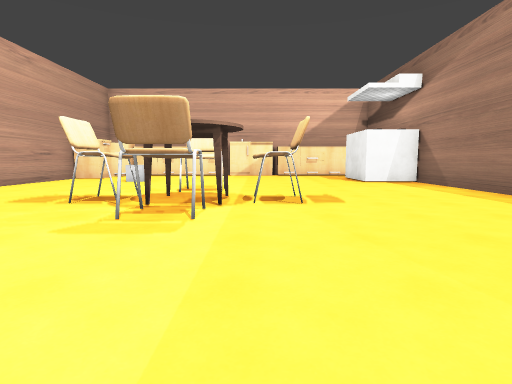
View 1 (above)

24 first-person views from a walk through a 3-D level made in the Unity game engine. The camera is 1.3 m above the floor, tilts 6° down and sees 80° across. The floor is counted in squares, 2 m on a side. Each view is taken from the middle of a square. On the plan, view 1 faces up. The plan holds only what a view shows up to about 10 squares ahead; the rest is blank. The place goes on beyond the plan. The player is left out. Some surface patterns are stand-ins.

View 2
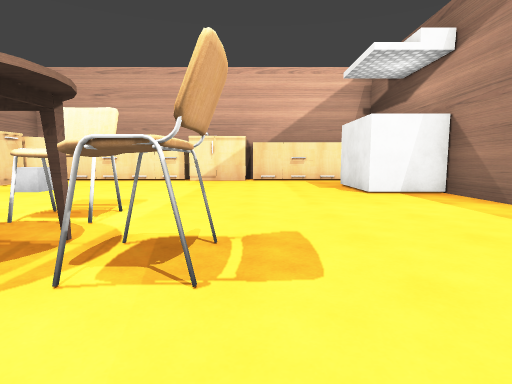

View 3
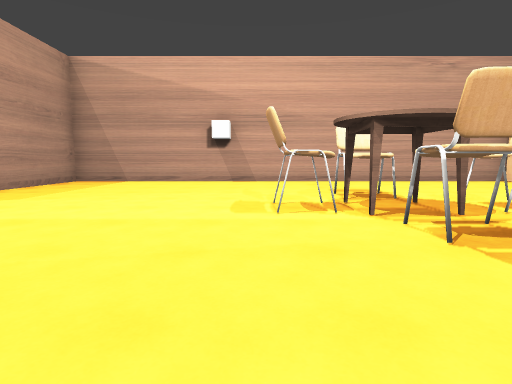

View 4
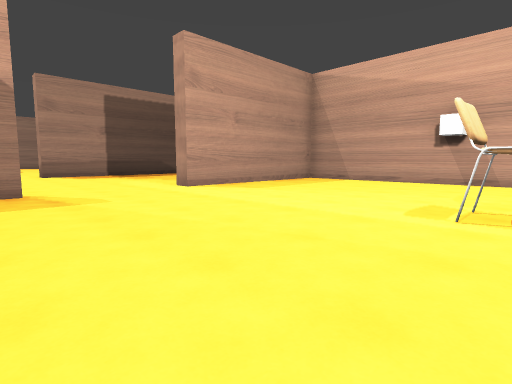

View 5
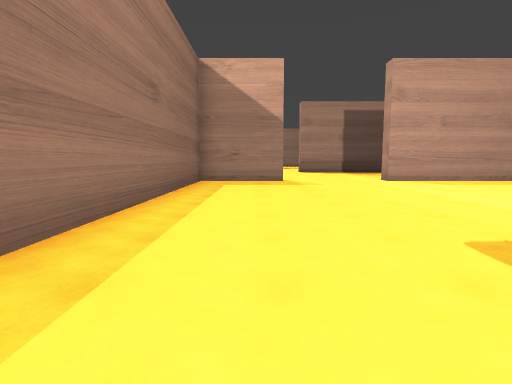

View 6
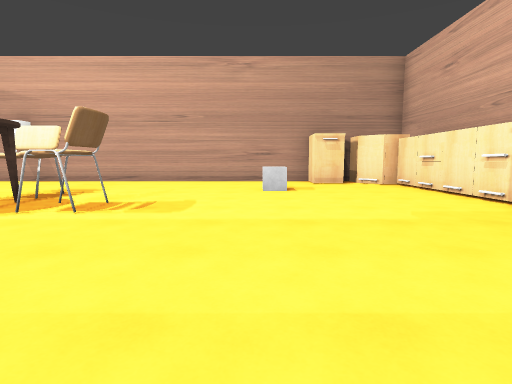

View 7
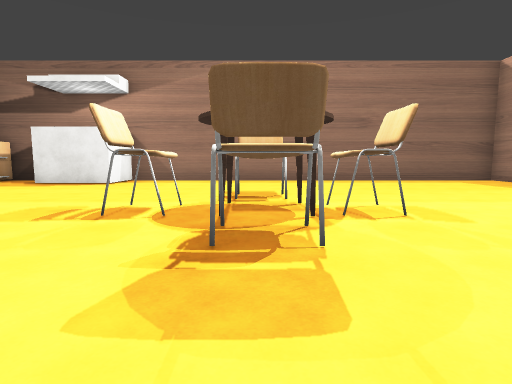

View 8
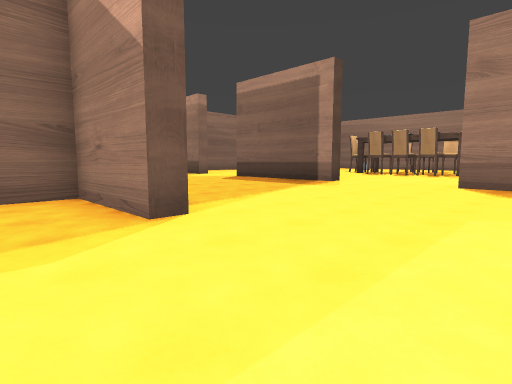

View 9
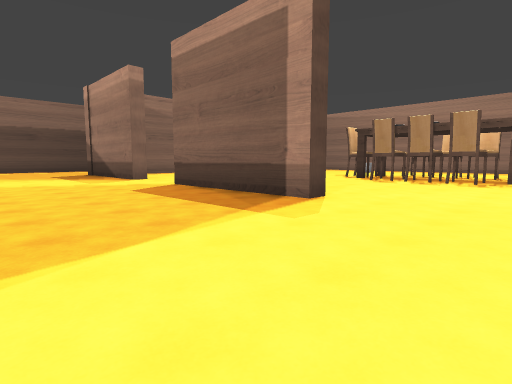

View 10
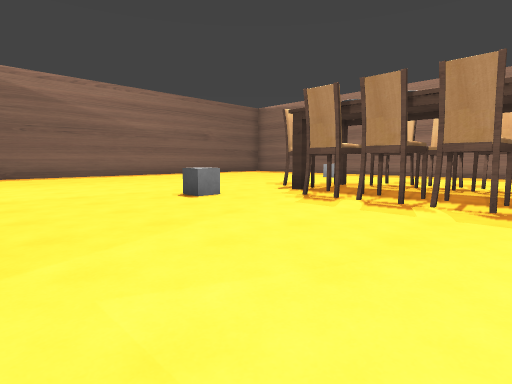

View 11
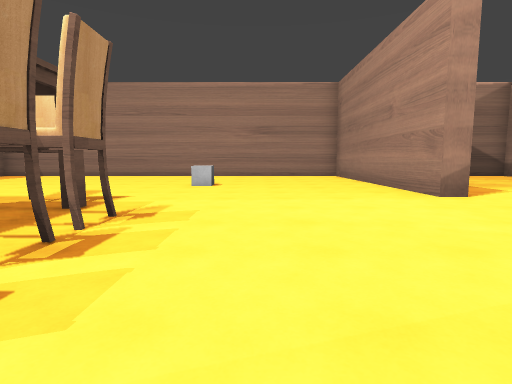

View 12
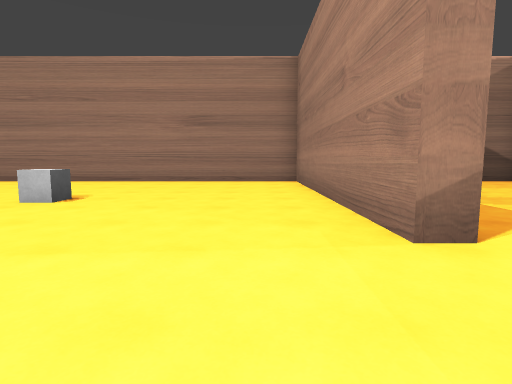

View 13
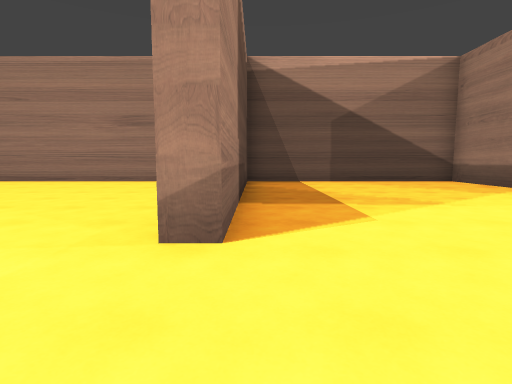

View 14
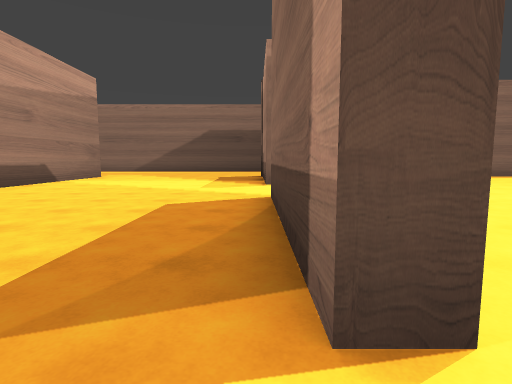

View 15
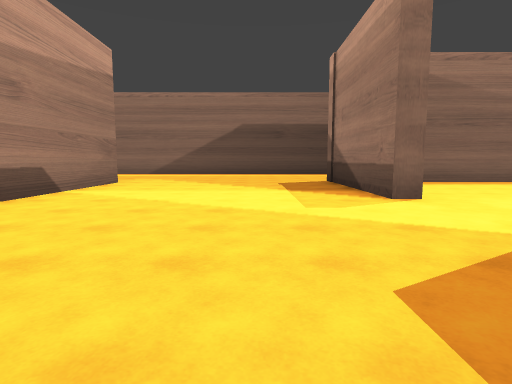

View 16
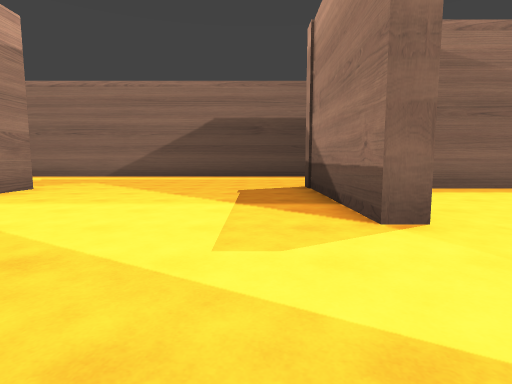

View 17
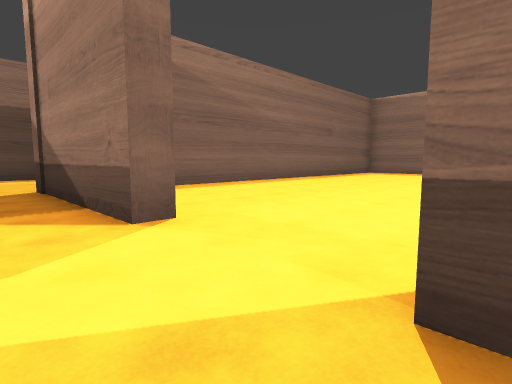

View 18
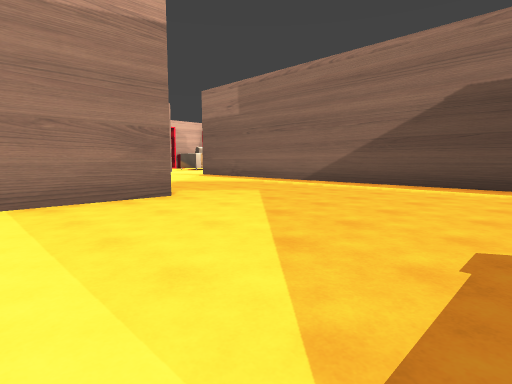

View 19
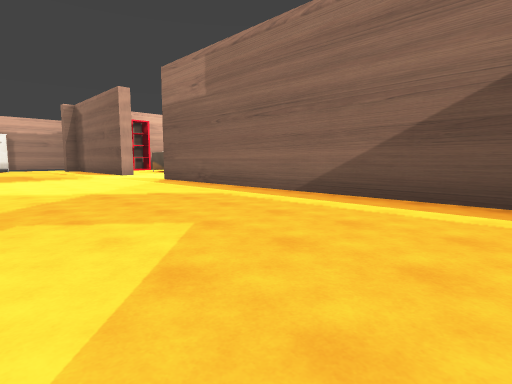

View 20
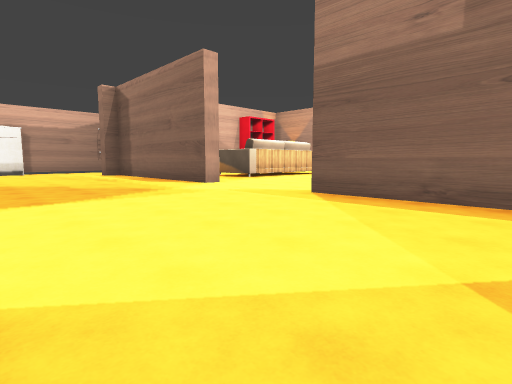

View 21
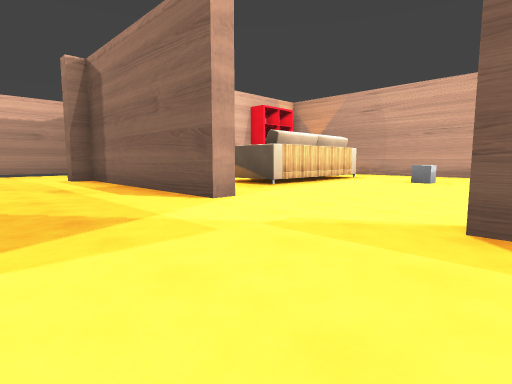

View 22
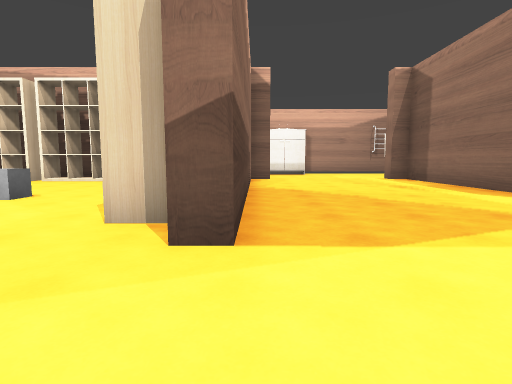

View 23
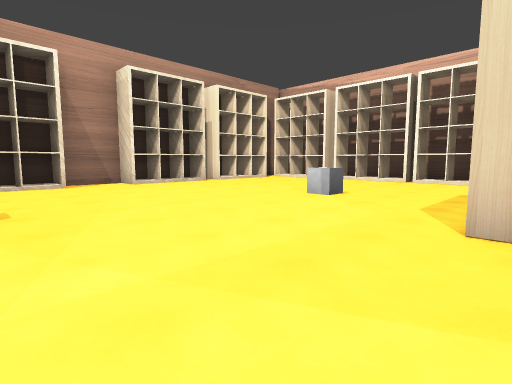

View 24
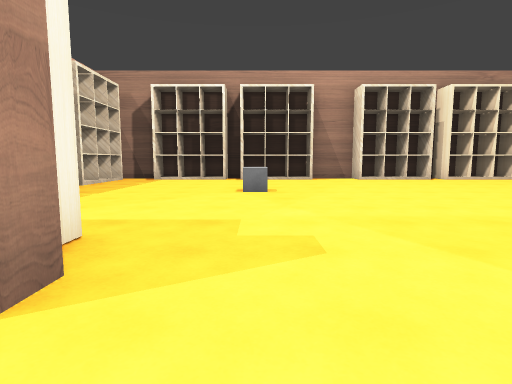

### Floor plan
Points are (right, up) in squares from view 1. A wall is a line through its corners. A room is listed if a view was taken in it or the views show most of it. See-through windows are left out.
Room 1 (views 1, 2, 3, 4, 5, 6, 7, 8)
walls: (3.2, 9.4) (3.2, 10.5); (-6.3, 10.5) (-6.3, -2.5) (-1.1, -2.5) (-1.1, -3); (2.2, -3.1) (2.2, -2.5) (4.7, -2.5) (4.7, 9); (4.7, 12) (4.7, 12.9)
ways out: opening at (0.5, -3.2) to room 2
objects: other object (-6, 11); shelf (-6, 12); shelf (-5, 13) to (-4, 13); grey cube (-4, 9); shelf (-3, 13) to (-2, 13); chair (-2, 5); chair (-1, 4); table (-1, 5); chair (-1, 6); table (-1, 13); chair (0, 5); shelf (1, 13) to (2, 13); shelf (3, 13) to (4, 13)
Room 2 (views 9, 10, 11, 12, 13, 14, 15, 16, 17, 18, 19, 20, 21, 22, 23, 24)
walls: (14.9, -3) (10.1, -3); (14.2, 1.9) (14.8, 1.9); (20.1, -7.4) (20.1, 3.6); (11, -9.9) (11, -9.3) (15.5, -9.3); (20.1, -10) (20.1, -9); (20.7, 7.2) (20.1, 7.2) (20.1, 13.4); (15, -15.3) (15, -11.1); (4, -9.9) (4, -9.3) (8.4, -9.3); (5.2, 8.5) (5.2, 3.7); (26, 8.3) (23, 8.3) (23, 10); (12.2, 13.4) (10.1, 13.4); (19.6, 13.4) (19.6, 13.9); (-4.1, -3) (-6.3, -3) (-6.3, -9.3) (0.7, -9.3) (0.7, -9.8) (-6.3, -9.8) (-6.3, -16.5)
ways out: opening at (0.5, -3.2) to room 1
objects: grey cube (-2, -14); chair (1, -16) to (2, -16); chair (3, -16) to (3, -15); chair (4, -16) to (4, -15); chair (5, -16) to (5, -15); chair (6, -16) to (7, -16); other object (6, -2) to (8, -2); other object (6, 0) to (6, 2); other object (6, 3) to (6, 4); other object (6, 7) to (6, 8); other object (6, 10) to (6, 11); other object (6, 13) to (8, 13); grey cube (7, -13); grey cube (9, 3); other object (9, 13) to (10, 13); grey cube (11, 8); other object (11, 13) to (13, 13); other object (14, -1) to (14, 1); other object (14, 6) to (14, 8); grey cube (26, 6)

Where each view was taken, in squares from view 1:
view 1: 0 up, 0 right, facing up
view 2: 3 up, 1 right, facing up
view 3: 3 up, 3 right, facing left
view 4: 4 up, 3 right, facing down-left
view 5: 7 up, 3 right, facing down
view 6: 9 up, 3 right, facing left
view 7: 5 up, 5 left, facing right
view 8: 1 down, 1 left, facing down-right
view 9: 5 down, 1 right, facing down-right
view 10: 10 down, 2 right, facing down-right
view 11: 13 down, 6 right, facing left
view 12: 11 down, 3 right, facing left
view 13: 9 down, 3 right, facing left
view 14: 9 down, 3 right, facing right
view 15: 7 down, 6 right, facing right
view 16: 8 down, 8 right, facing right
view 17: 8 down, 8 right, facing down-right
view 18: 8 down, 12 right, facing up-right
view 19: 6 down, 15 right, facing up-right
view 20: 0 up, 15 right, facing up-right
view 21: 3 up, 17 right, facing up-right
view 22: 3 up, 15 right, facing up
view 23: 3 up, 14 right, facing up-left
view 24: 3 up, 16 right, facing left
